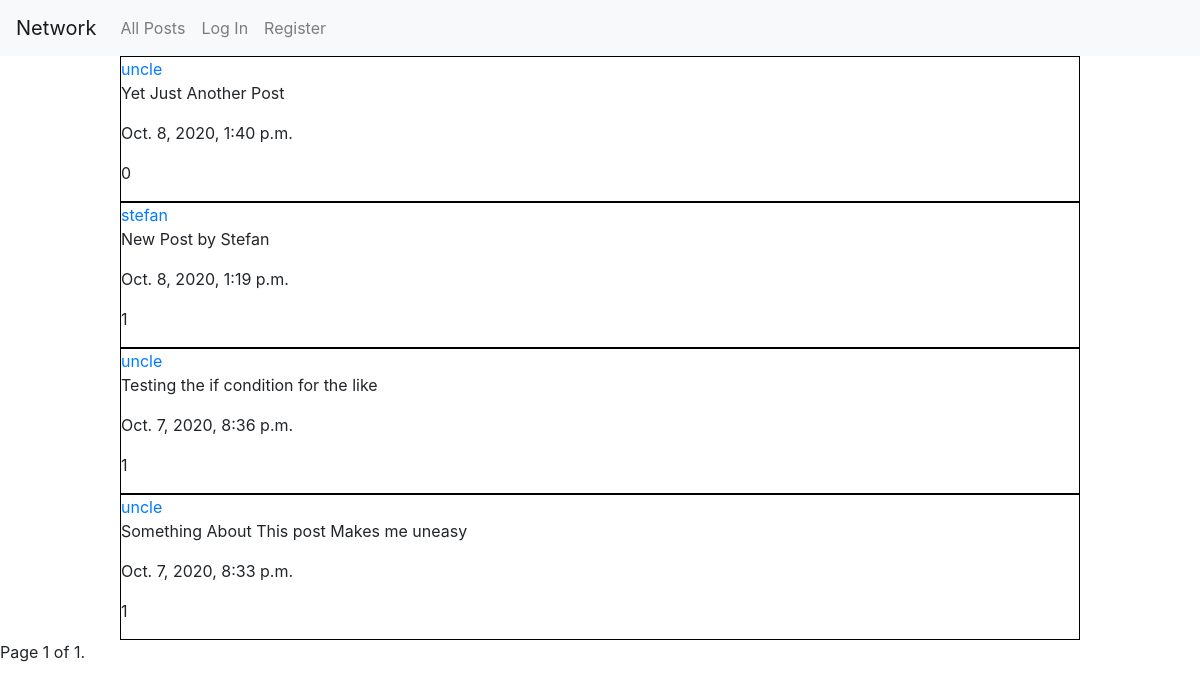
The app's page /, older data.
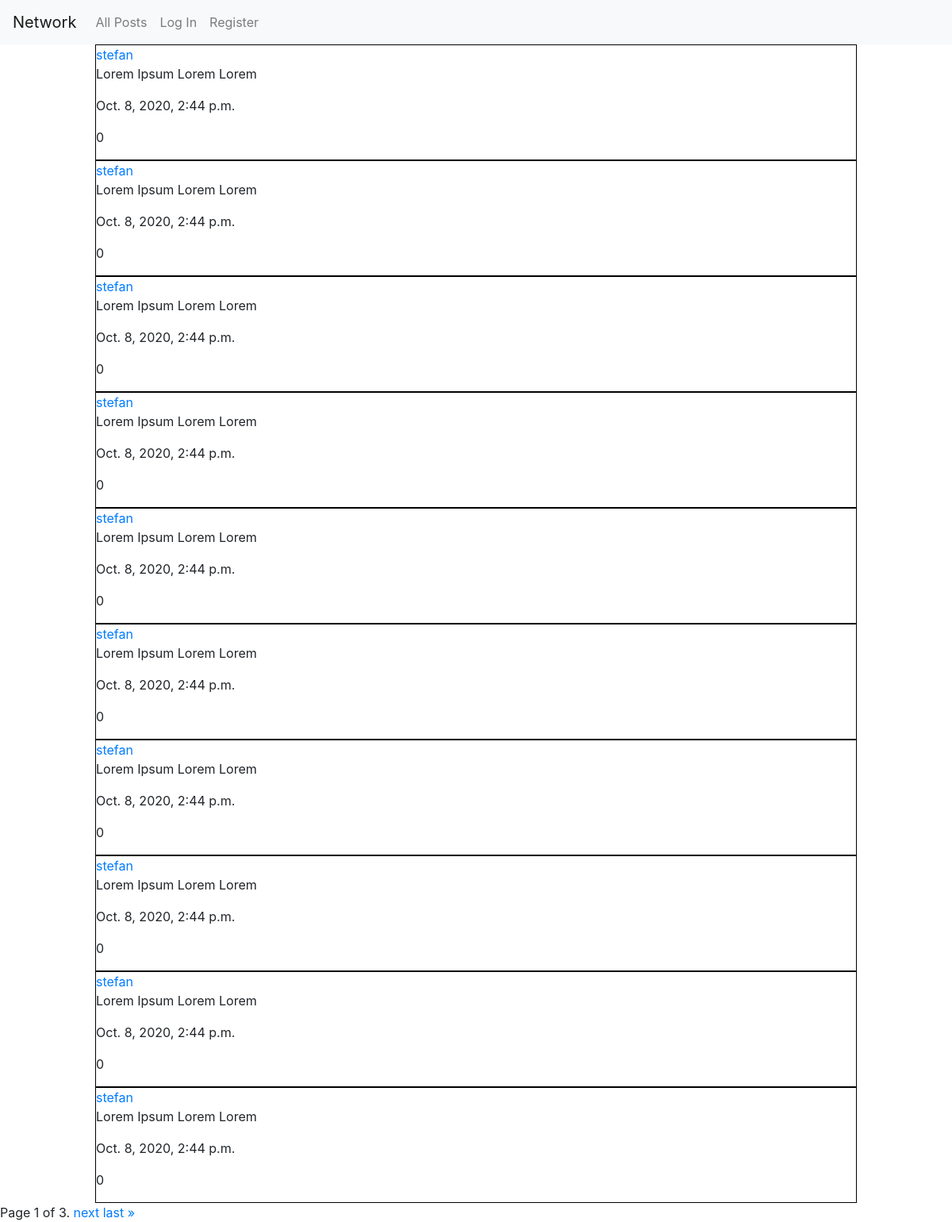
The same page, newer data.
### network/models.py (models this page shows, shortened)
class Post(models.Model):
    user = models.ForeignKey(settings.AUTH_USER_MODEL, on_delete=models.CASCADE, related_name="posts")
    content = models.CharField(max_length = 256)
    date_added = models.DateTimeField(auto_now_add=True)
    like = models.ManyToManyField(User, blank=True, related_name="likes")

class User(AbstractUser):
    pass

### network/views.py (the view)
# urls.py: path("", views.index, name="index"),
def index(request):
    posts_list = Post.objects.all().order_by('-date_added')
    paginator = Paginator(posts_list, 10)
    page_number = request.GET.get('page')
    page_obj = paginator.get_page(page_number)
    context = {
        "page_obj": page_obj,
    }
    return render(request, "network/index.html", context)

### network/templates/network/index.html (shortened to what this page needs)
{% extends "network/layout.html" %}
{% load static %}
{% block body %}
    {% for post in page_obj %}
        <div class="post-container">
            <a href="{% url 'display_profile_view' post.user.id %}">{{ post.user.username }}</a>
            <p>{{ post.content }}</p>
            <p>{{ post.date_added }}</p>
            <p id="like_count_{{ post.id }}">{{ post.like.count }}</p>
        </div>
    {% endfor %}
    <div class="pagination">
        <span class="step-links">
            <span class="current">
                Page {{ page_obj.number }} of {{ page_obj.paginator.num_pages }}.
            </span>
            {% if page_obj.has_next %}
                <a href="?page={{ page_obj.next_page_number }}">next</a>
                <a href="?page={{ page_obj.paginator.num_pages }}">last &raquo;</a>
            {% endif %}
        </span>
    </div>
{% endblock %}

Row changes from the older to the newer data that the page shows:
no longer on this page (row unchanged): Post: user.username "uncle", content "Yet Just Another Post", date_added "Oct. 8, 2020, 1:40 p.m.", like.count "0"
no longer on this page (row unchanged): Post: user.username "stefan", content "New Post by Stefan", date_added "Oct. 8, 2020, 1:19 p.m.", like.count "1"
no longer on this page (row unchanged): Post: user.username "uncle", content "Testing the if condition for the like", date_added "Oct. 7, 2020, 8:36 p.m.", like.count "1"
no longer on this page (row unchanged): Post: user.username "uncle", content "Something About This post Makes me uneasy", date_added "Oct. 7, 2020, 8:33 p.m.", like.count "1"
added Post: user.username "stefan", content "Lorem Ipsum Lorem Lorem", date_added "Oct. 8, 2020, 2:44 p.m.", like.count "0"
added Post: user.username "stefan", content "Lorem Ipsum Lorem Lorem", date_added "Oct. 8, 2020, 2:44 p.m.", like.count "0"
added Post: user.username "stefan", content "Lorem Ipsum Lorem Lorem", date_added "Oct. 8, 2020, 2:44 p.m.", like.count "0"
added Post: user.username "stefan", content "Lorem Ipsum Lorem Lorem", date_added "Oct. 8, 2020, 2:44 p.m.", like.count "0"
added Post: user.username "stefan", content "Lorem Ipsum Lorem Lorem", date_added "Oct. 8, 2020, 2:44 p.m.", like.count "0"
added Post: user.username "stefan", content "Lorem Ipsum Lorem Lorem", date_added "Oct. 8, 2020, 2:44 p.m.", like.count "0"
added Post: user.username "stefan", content "Lorem Ipsum Lorem Lorem", date_added "Oct. 8, 2020, 2:44 p.m.", like.count "0"
added Post: user.username "stefan", content "Lorem Ipsum Lorem Lorem", date_added "Oct. 8, 2020, 2:44 p.m.", like.count "0"
added Post: user.username "stefan", content "Lorem Ipsum Lorem Lorem", date_added "Oct. 8, 2020, 2:44 p.m.", like.count "0"
added Post: user.username "stefan", content "Lorem Ipsum Lorem Lorem", date_added "Oct. 8, 2020, 2:44 p.m.", like.count "0"
Text that changed along with them:
{{ page_obj.paginator.num_pages }}: "1" → "3"
text now shown: "next last »"
